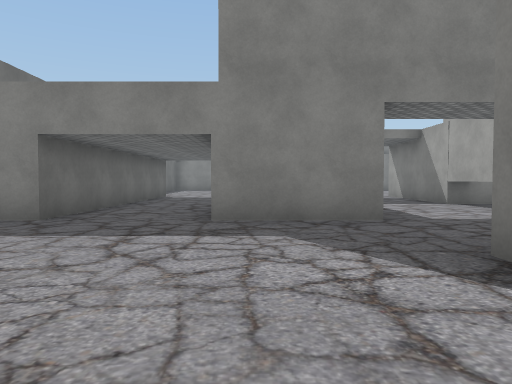
view 1 (above)

23 first-person views from a walk through a Unity game level. The camera is 1.2 m above the floor, tilts 2° down and sees 70° across. The floor is counted in squares, 2 m on a side. Each view is taken from the middle of a square. On the plan, view 1 faces up. The plan holds only what a view shows up to about 10 squares ahead; the rest is blank. The place goes on beyond the plan. The player character is not drawn. Some surface patterns are stand-ins.

view 2
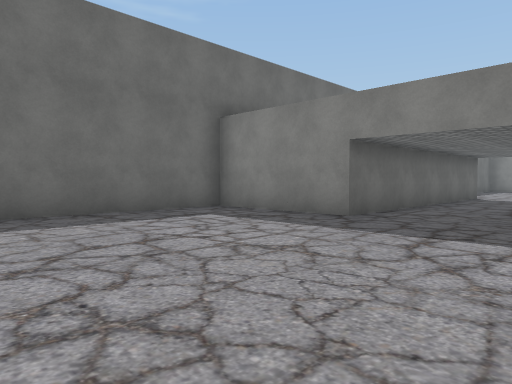

view 3
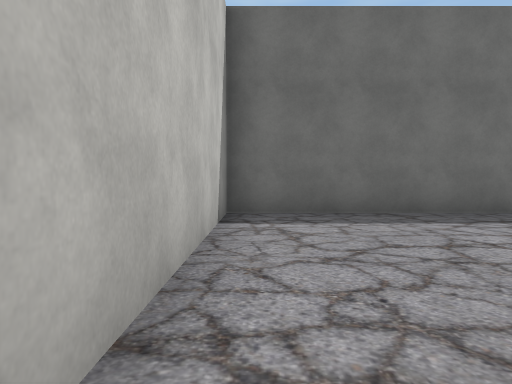

view 4
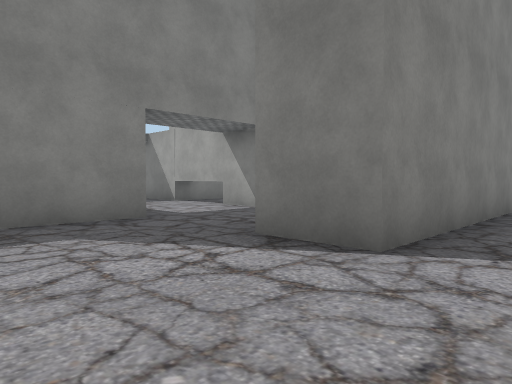

view 5
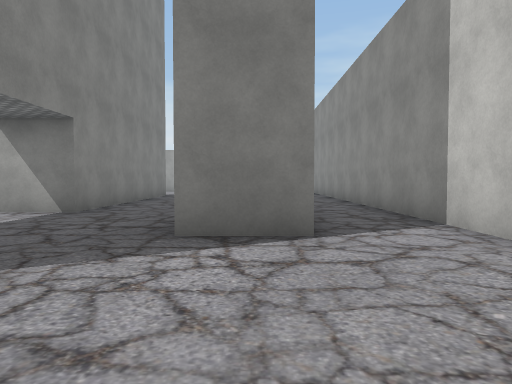

view 6
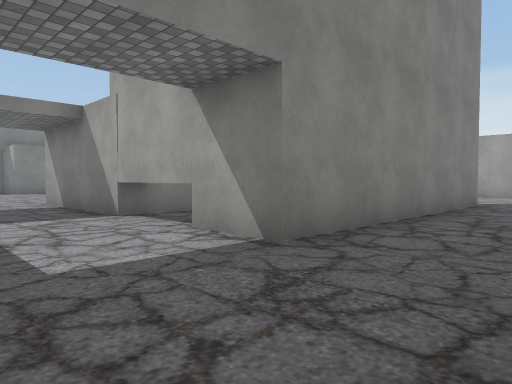

view 7
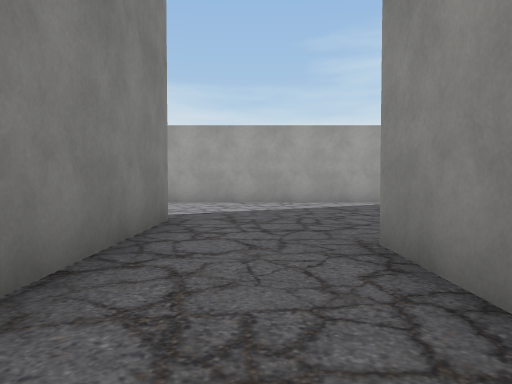

view 8
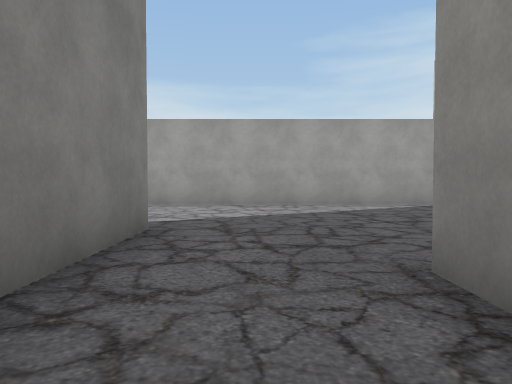

view 9
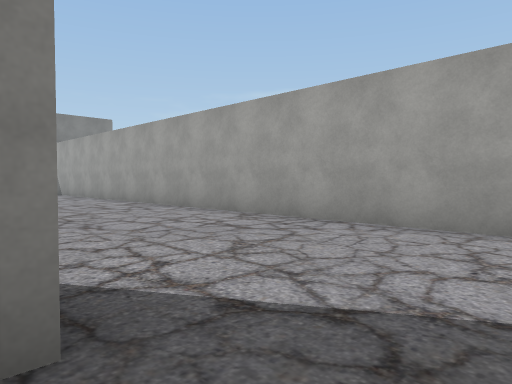

view 10
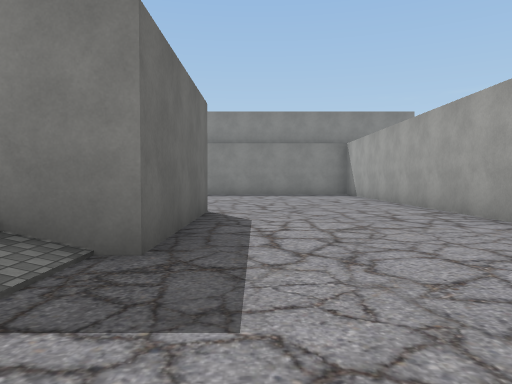

view 11
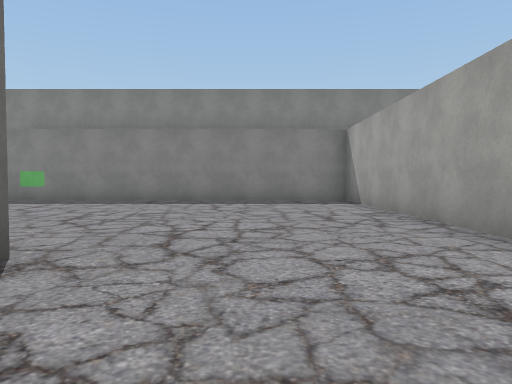

view 12
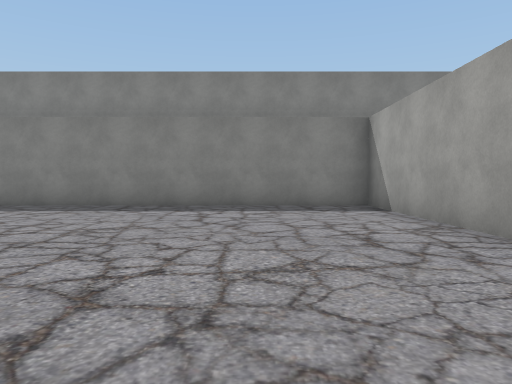

view 13
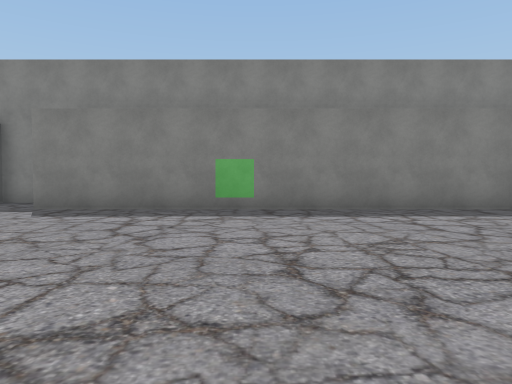

view 14
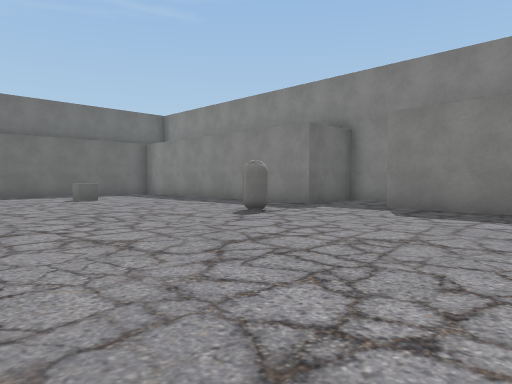

view 15
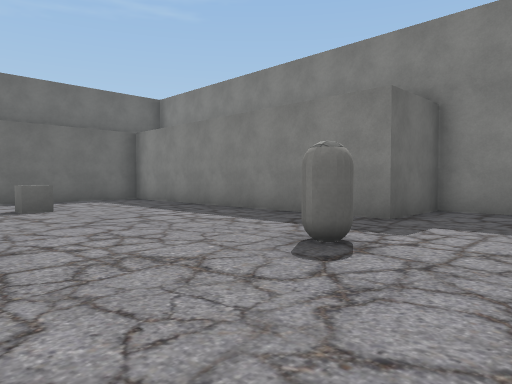

view 16
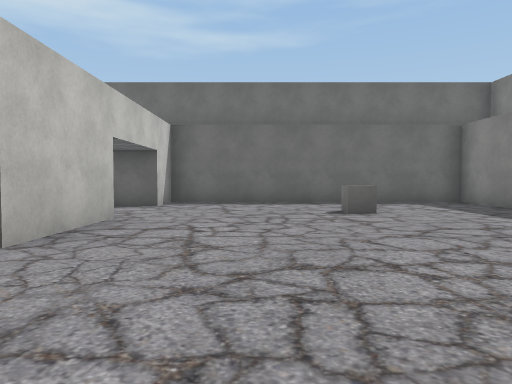

view 17
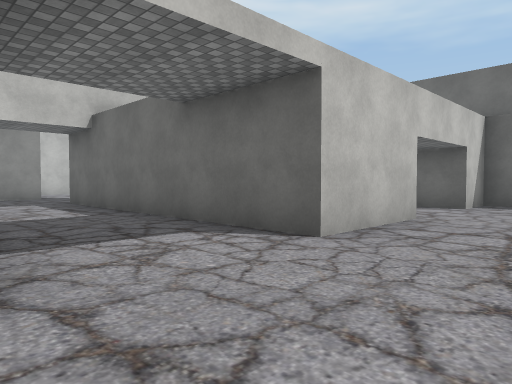

view 18
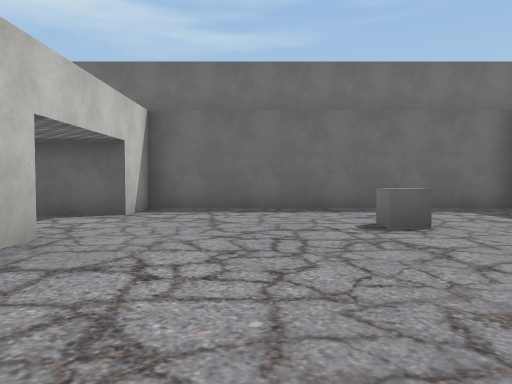

view 19
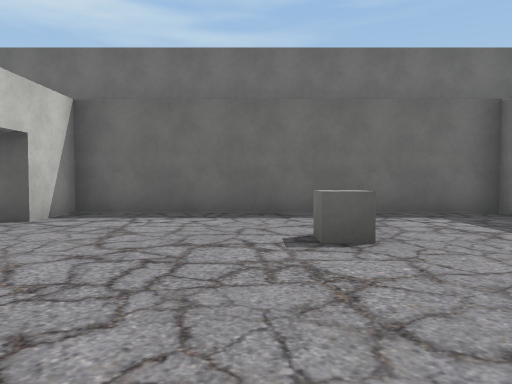

view 20
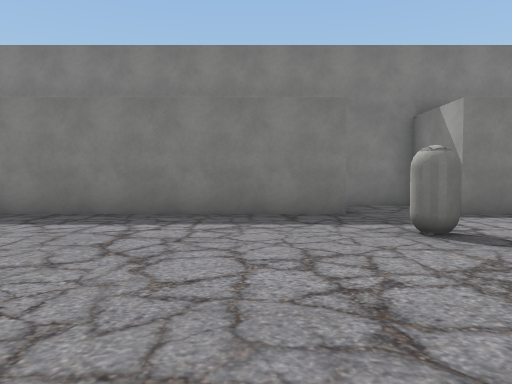

view 21
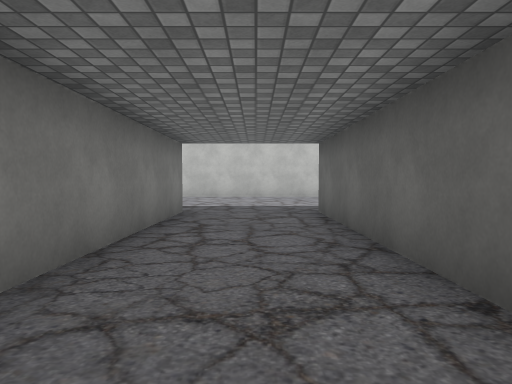

view 22
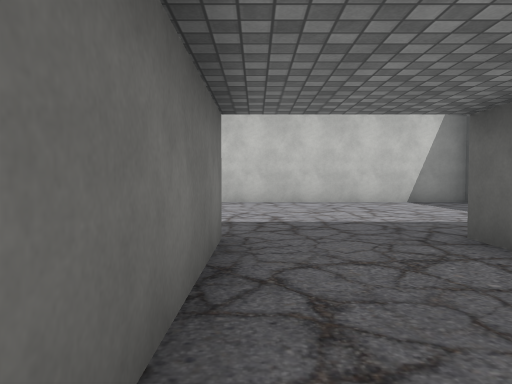

view 23
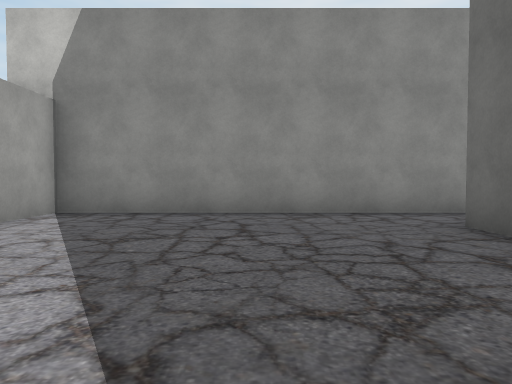

### Floor plan
Key: @ floor where view 1 was taken; # wall or solid block; . main floor; : floor 4 m higher than the main floor; / step, stairs or slope; C capsule; U cube.
Columns run from 7 left of view 1 to 16 right of it. Each row starts with its distance up from view 1.
 23           ####
 22           #..#
 21   #########..###########
 20   #....................#
 19   #....................#
 18   #........C...........#
 17   #..U.................#
 16   #....................#
 15   #....................#
 14   #....................#
 13   #.........///////....#
 12   ##...##...:     /....#
 11    #...##...:     /....#
 10    #...##...:     /....#
  9    #...##...#    //....#
  8    #...##...#    /.....#
  7    #...##...#     .....#
  6 ####...##...#######....#
  5 #......................#
  4 #......................#
  3 #......................#
  2 #........########......#
  1 #.............  .......#
  0 #......@...............#
 -1 ########################

Where each view was taken, in squares from view 1:
view 1: 0 up, 0 right, facing up
view 2: 0 up, 0 right, facing up-left
view 3: 0 up, 0 right, facing left
view 4: 0 up, 1 left, facing up-right
view 5: 2 up, 2 left, facing right
view 6: 3 up, 2 right, facing up-right
view 7: 4 up, 6 right, facing right
view 8: 4 up, 7 right, facing right
view 9: 4 up, 11 right, facing up-right
view 10: 6 up, 12 right, facing up
view 11: 10 up, 13 right, facing up
view 12: 12 up, 13 right, facing up
view 13: 13 up, 10 right, facing up
view 14: 13 up, 9 right, facing up-left
view 15: 15 up, 6 right, facing up-left
view 16: 15 up, 5 right, facing left
view 17: 15 up, 5 right, facing down-left
view 18: 15 up, 3 right, facing left
view 19: 16 up, 2 right, facing left
view 20: 14 up, 2 right, facing up
view 21: 12 up, 2 left, facing down
view 22: 9 up, 1 left, facing down
view 23: 6 up, 12 right, facing down
